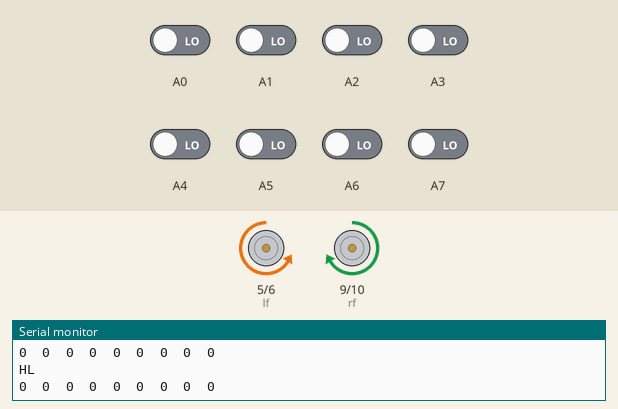
Recording of a sketch running on a simulated Arduino Mega 2560, built with avr-gcc and run on an emulated ATmega2560. On the bench: motor-driver pin pairs drawn as motors (green arrow = first pin HIGH = forward, orange = second pin HIGH = backward, longer = more drive), the last lines printed to the serial monitor. The inputs (shaded band) are chosen by the test bench; at power-on: A0–7 LOW.

Above: at 3.3 s.
3.4 s: A1 driven HIGH
At 4.5 s:
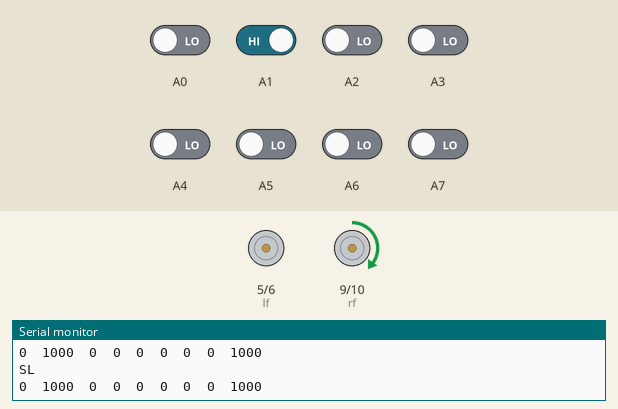
4.9 s: A6 driven HIGH
At 6.1 s:
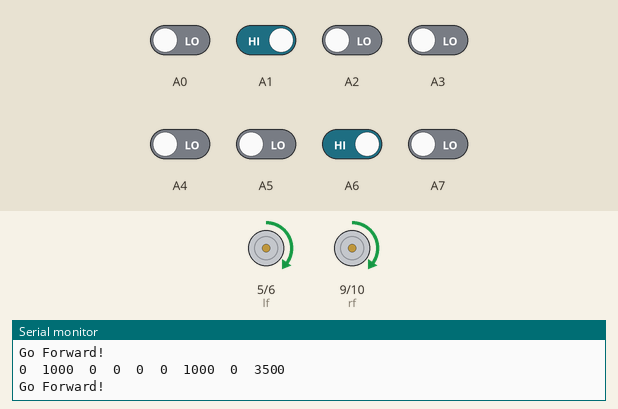
6.4 s: A7 driven HIGH
At 7.0 s:
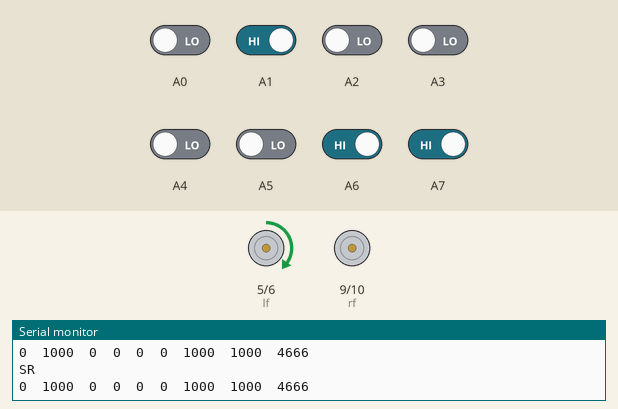
7.9 s: A0 driven HIGH
At 8.3 s:
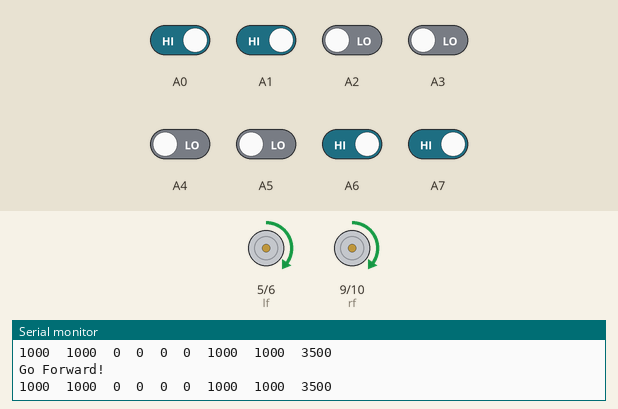
10.9 s: A0 driven LOW
At 11.3 s:
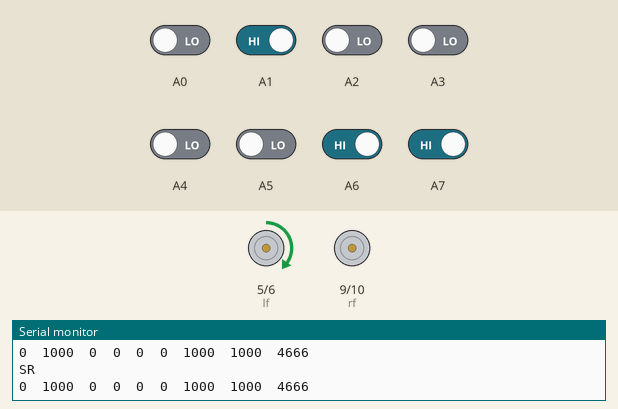
Timing chart, 0 to 13.9 s (numbered marks = the images above; inputs shaded):
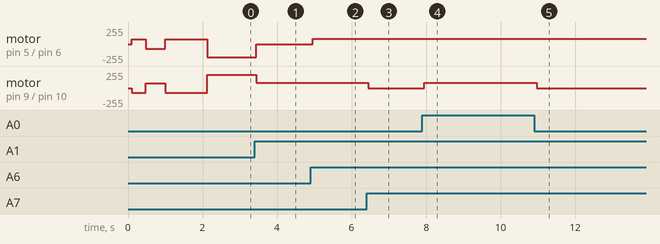

The sketch:

QTRRC_manual_control.ino
```cpp
#include <QTRSensors.h>

// This example is designed for use with eight QTR-1RC sensors or the eight sensors of a
// QTR-8RC module.  These reflectance sensors should be connected to digital inputs 3 to 10.
// The QTR-8RC's emitter control pin (LEDON) can optionally be connected to digital pin 2,
// or you can leave it disconnected and change the EMITTER_PIN #define below from 2 to
// QTR_NO_EMITTER_PIN.

// The setup phase of this example calibrates the sensor for ten seconds and turns on
// the LED built in to the Arduino on pin 13 while calibration is going on.
// During this phase, you should expose each reflectance sensor to the lightest and
// darkest readings they will encounter.
// For example, if you are making a line follower, you should slide the sensors across the
// line during the calibration phase so that each sensor can get a reading of how dark the
// line is and how light the ground is.  Improper calibration will result in poor readings.
// If you want to skip the calibration phase, you can get the raw sensor readings
// (pulse times from 0 to 2500 us) by calling qtrrc.read(sensorValues) instead of
// qtrrc.readLine(sensorValues).

// The main loop of the example reads the calibrated sensor values and uses them to
// estimate the position of a line.  You can test this by taping a piece of 3/4" black
// electrical tape to a piece of white paper and sliding the sensor across it.  It
// prints the sensor values to the serial monitor as numbers from 0 (maximum reflectance)
// to 1000 (minimum reflectance) followed by the estimated location of the line as a number
// from 0 to 5000.  1000 means the line is directly under sensor 1, 2000 means directly
// under sensor 2, etc.  0 means the line is directly under sensor 0 or was last seen by
// sensor 0 before being lost.  5000 means the line is directly under sensor 5 or was
// last seen by sensor 5 before being lost.


#define NUM_SENSORS   8     // number of sensors used
#define TIMEOUT       2500  // waits for 2500 microseconds for sensor outputs to go low
#define EMITTER_PIN   A8     // emitter is controlled by digital pin 2

// sensors 0 through 7 are connected to digital pins 3 through 10, respectively
QTRSensorsRC qtrrc((unsigned char[]) {A0, A1, A2, A3, A4, A5,A6,A7},
  NUM_SENSORS, TIMEOUT, EMITTER_PIN);
unsigned int sensorValues[NUM_SENSORS];
int bspeed =80;
int SPEED=70;
int MSPEED=200;

void setup()
{
  delay(100);


  digitalWrite(13, HIGH);    // turn on Arduino's LED to indicate we are in calibration mode
  digitalWrite(A9, HIGH);
  digitalWrite(A10, LOW);
  for (int i = 0; i < 40; i++)  // make the calibration take about 10 seconds
  {
    if ( i  < 15 || i > 35 ) // turn to the left and right to expose the sensors to the brightest and darkest readings that may be encountered
     mway('R');
   else
     mway('L');
    qtrrc.calibrate();       // reads all sensors 10 times at 2500 us per read (i.e. ~25 ms per call)
  }
  digitalWrite(13, LOW);     // turn off Arduino's LED to indicate we are through with calibration

  // print the calibration minimum values measured when emitters were on
  Serial.begin(9600);
  for (int i = 0; i < NUM_SENSORS; i++)
  {
    Serial.print(qtrrc.calibratedMinimumOn[i]);
    Serial.print(' ');
  }
  Serial.println();

  // print the calibration maximum values measured when emitters were on
  for (int i = 0; i < NUM_SENSORS; i++)
  {
    Serial.print(qtrrc.calibratedMaximumOn[i]);
    Serial.print(' ');
  }
  Serial.println();
  Serial.println();
  delay(1000);
}


void loop()
{
  // read calibrated sensor values and obtain a measure of the line position from 0 to 5000
  // To get raw sensor values, call:
  //  qtrrc.read(sensorValues); instead of unsigned int position = qtrrc.readLine(sensorValues);
  unsigned int position = qtrrc.readLine(sensorValues);

  // print the sensor values as numbers from 0 to 1000, where 0 means maximum reflectance and
  // 1000 means minimum reflectance, followed by the line position
  for (unsigned char i = 0; i < NUM_SENSORS; i++)
  {
    Serial.print(sensorValues[i]);
    Serial.print('\t');
  }
  //Serial.println(); // uncomment this line if you are using raw values
  Serial.println(position); // comment this line out if you are using raw values
  SPEED= bspeed;
  if ((position<3000)&&(position!=0))
  mway('l');
  else  if ((position>4000)&&(position!=7000))
  mway('r');
  else  if ((position>3000)&&(position<4000))
  {
   // SPEED= MSPEED;
     mway('f');
  }
  else if (position==0)
  {
    SPEED= MSPEED;
   mway('L');
  }

  else if (position==7000)
  {
    SPEED= MSPEED;
   mway('R');
  }
  //delay(250);
}
```

triangle_motor_analog.ino
```cpp
int state=0;
int flag=0;
int stateStop=0;

int lf = 5;
int lb = 6;
int rf = 9;
int rb = 10;
int led = 13;
void mway(int state)
{


if (state == 'f') {
        analogWrite(lf, SPEED);
        analogWrite(lb, 0);
        analogWrite(rf, SPEED);
        analogWrite(rb, 0);
          Serial.println("Go Forward!");
    }
    else if (state == 'l') {
        analogWrite(lf, 0);
        analogWrite(lb, 0);
        analogWrite(rf, SPEED);
        analogWrite(rb, 0);
          Serial.println("SL");
    }
    else if (state == 'L') {
        analogWrite(lf, 0);
        analogWrite(lb, SPEED);
        analogWrite(rf, SPEED);
        analogWrite(rb, 0);
          Serial.println("HL");
    }
        else if (state == 'm') {
        analogWrite(lf, 0);
        analogWrite(lb, SPEED);
        analogWrite(rf, 0);
        analogWrite(rb, 0);
          Serial.println("BL");
     }
    else if (state == 'b') {
        analogWrite(lf, 0);
        analogWrite(lb, SPEED);
        analogWrite(rf, 0);
        analogWrite(rb, SPEED);
          Serial.println("BACK");
    }
    else if (state == 'r') {
        analogWrite(lf, SPEED);
        analogWrite(lb, 0);
        analogWrite(rf, 0);
        analogWrite(rb, 0);
          Serial.println("SR");
    }
    else if (state == 'R') {
        analogWrite(lf, SPEED);
        analogWrite(lb, 0);
        analogWrite(rf, 0);
        analogWrite(rb, SPEED);
          Serial.println("HR");
    }
    else if (state == 'q') {
        analogWrite(lf, 0);
        analogWrite(lb, 0);
        analogWrite(rf, 0);
        analogWrite(rb, SPEED);
          Serial.println("BR");
    }

    else if (state == 's') {
        analogWrite(lf, 0);
        analogWrite(lb, 0);
        analogWrite(rf, 0);
        analogWrite(rb, 0);
        analogWrite(led, 0);
        if(flag == 0){
          Serial.println("STOP!");
          flag=1;
        }
        stateStop=0;
    }
}
```

Measured:
- after the input at 3.4 s, motor on pin 5 (lf) / pin 6 (lb): backward 200/255 → stopped at once; motor on pin 9 (rf) / pin 10 (rb): forward 200/255 → forward 80/255 at once
- after the input at 4.9 s, motor on pin 5 (lf) / pin 6 (lb): stopped → forward 80/255 after 0.05 s
- after the input at 6.4 s, motor on pin 9 (rf) / pin 10 (rb): forward 80/255 → stopped after 0.05 s
- after the input at 7.9 s, motor on pin 9 (rf) / pin 10 (rb): stopped → forward 80/255 at once
- after the input at 10.9 s, motor on pin 9 (rf) / pin 10 (rb): forward 80/255 → stopped after 0.07 s
